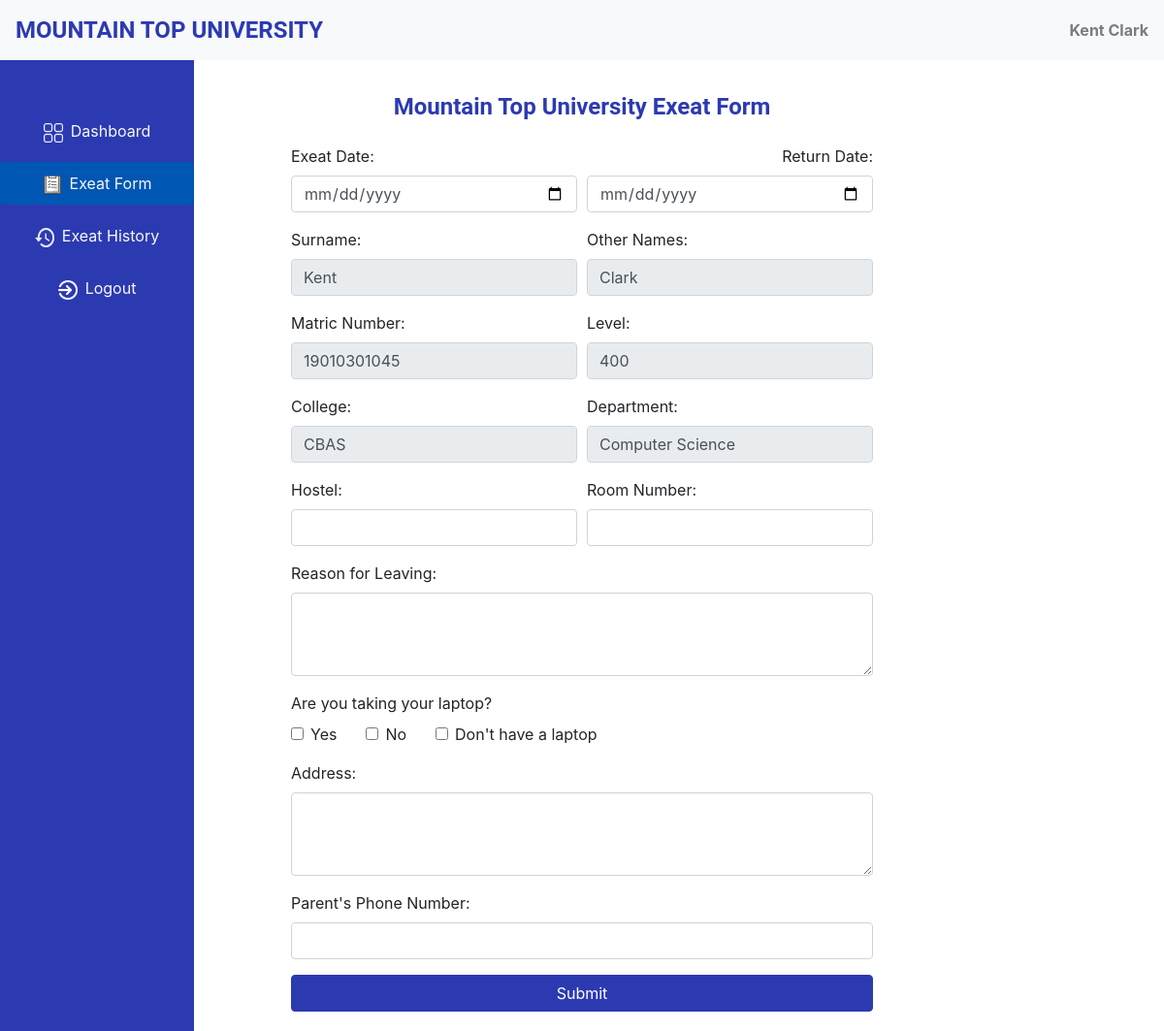
The app's page /exeat-form (signed in) with its own data.
### website/models.py (models this page shows)
class User(db.Model, UserMixin):
    id = db.Column(db.Integer, primary_key=True)
    email = db.Column(db.String(150), unique=True)
    surname = db.Column(db.String(150))
    otherNames = db.Column(db.String(150))
    matricNumber = db.Column(db.String(11), unique=True)
    password = db.Column(db.String(150))
    department = db.Column(db.String(150))
    college = db.Column(db.String(150))
    level = db.Column(db.Integer)
    exeat = db.Relationship('Exeat')

### website/views.py (the view, shortened to what this page needs)
@views.route('/exeat-form', methods=['GET', 'POST'])
@login_required
def exeat_form():
    return render_template('exeat.html', user=current_user)

### website/__init__.py (called while the page is built)
def create_app():
    app = Flask(__name__)
    app.config['SECRET_KEY'] = 'PWRBMB'
    app.config['SQLALCHEMY_DATABASE_URI'] = f'sqlite:///{DB_NAME}'
    db.init_app(app)
    from .auth import auth
    from .views import views
    app.register_blueprint(views, url_prefix='/')
    app.register_blueprint(auth, url_prefix='/')
    from .models import User, Exeat
    with app.app_context():
        db.create_all()
    login_manager = LoginManager()
    login_manager.login_view = 'auth.login'
    login_manager.init_app(app)
    @login_manager.user_loader
    def load_user(id):
        return User.query.get(int(id))
    return app

### website/templates/exeat.html (shortened to what this page needs)
{% extends "base.html" %}
{% block content %}
<link href="static/css/exeat.css" rel="stylesheet">
<br>
<br>
<div class="container mt-5 exeat-container">
    <div class="row justify-content-center">
        <div class="col-lg-10 col-md-8">
            <h2 class="text-center mb-4">Mountain Top University Exeat Form</h2>
            <form class="exeat-form" method="POST">
                <div class="form-row">
                    <div class="form-group col-md-6">
                        <label for="exeatDate">Exeat Date:</label>
                        <input type="date" class="form-control" id="exeatDate" name="exeatDate">
                    </div>
                    <div class="form-group col-md-6 text-right">
                        <label for="returnDate">Return Date:</label>
                        <input type="date" class="form-control" id="returnDate" name="returnDate">
                    </div>
                </div>
                <div class="form-row">
                    <div class="form-group col-md-6">
                        <label for="surname">Surname:</label>
                        <input type="text" class="form-control" id="surname" name="surname" value="{{ user.surname }}" readonly>
                    </div>
                    <div class="form-group col-md-6">
                        <label for="otherNames">Other Names:</label>
                        <input type="text" class="form-control" id="otherNames" name="otherNames" value="{{ user.otherNames }}" readonly>
                    </div>
                </div>
                <div class="form-row">
                    <div class="form-group col-md-6">
                        <label for="matricNumber">Matric Number:</label>
                        <input type="text" class="form-control" id="matricNumber" name="matricNumber" value="{{ user.matricNumber }}" readonly>
                    </div>
                    <div class="form-group col-md-6">
                        <label for="level">Level:</label>
                        <input type="text" class="form-control" id="level" name="level" value="{{ user.level }}" readonly>
                    </div>
                </div>
                <div class="form-row">
                    <div class="form-group col-md-6">
                        <label for="college">College:</label>
                        <input type="text" class="form-control" id="college" name="college" value="{{ user.college }}" readonly>
                    </div>
                    <div class="form-group col-md-6">
                        <label for="department">Department:</label>
                        <input type="text" class="form-control" id="department" name="department" value="{{ user.department }}" readonly>
                    </div>
                </div>
                <div class="form-row">
                    <div class="form-group col-md-6">
                        <label for="hostel">Hostel:</label>
                        <input type="text" class="form-control" id="hostel" name="hostel">
                    </div>
                    <div class="form-group col-md-6">
                        <label for="roomNumber">Room Number:</label>
                        <input type="text" class="form-control" id="roomNumber" name="roomNumber">
                    </div>
                </div>
                <div class="form-group">
                    <label for="reason">Reason for Leaving:</label>
                    <textarea class="form-control" id="reason" name="reason" rows="3"></textarea>
                </div>
                <div class="form-group">
                    <label>Are you taking your laptop?</label>
                    <div class="row">
                        <div class="col-auto">
                            <div class="form-check">
                                <input type="checkbox" class="form-check-input" id="laptopYes" name="laptop" value="yes">
                                <label class="form-check-label" for="laptopYes">Yes</label>
                            </div>
                        </div>
                        <div class="col-auto">
                            <div class="form-check">
                                <input type="checkbox" class="form-check-input" id="laptopNo" name="laptop" value="no">
                                <label class="form-check-label" for="laptopNo">No</label>
                            </div>
                        </div>
                        <div class="col-auto">
                            <div class="form-check">
                                <input type="checkbox" class="form-check-input" id="noLaptop" name="laptop" value="dont_have">
                                <label class="form-check-label" for="noLaptop">Don't have a laptop</label>
                            </div>
                        </div>
                    </div>
                </div>
                <div class="form-group">
                    <label for="address">Address:</label>
                    <textarea class="form-control" id="address" name="address" rows="3"></textarea>
                </div>
                <div class="form-group">
                    <label for="parentsNumber">Parent's Phone Number:</label>
                    <input type="text" class="form-control" id="parentsNumber" name="parentsNumber">
                </div>
                <button type="submit" class="btn btn-primary btn-block btn-custom">Submit</button>
            </form>
        </div>
    </div>
</div>
{% endblock %}

### website/templates/base.html (shortened to what this page needs)
<!DOCTYPE html>
<html lang="en">
<head>
  <link href="https://stackpath.bootstrapcdn.com/bootstrap/4.5.2/css/bootstrap.min.css" rel="stylesheet">
  <link rel="stylesheet" href="https://cdnjs.cloudflare.com/ajax/libs/font-awesome/5.15.3/css/all.min.css">
</head>
<body>
<nav class="navbar navbar-expand-lg navbar-light bg-light fixed-top">
  <a class="navbar-brand custom-text" href="#">MOUNTAIN TOP UNIVERSITY</a>
  <span class="navbar-text ml-auto">
    {{ user.surname }} {{ user.otherNames }}
  </span>
</nav>
<main>
<div class="sidebar">
  <br><br>
  <ul class="nav flex-column">
    <li class="nav-item">
      <a class="nav-link text-light" href="/"><img src="static/img/dashboard.png" alt="Dashboard Icon" class="icon">Dashboard</a>
    </li>
    <li class="nav-item">
      <a class="nav-link text-light" href="/exeat-form"><img src="static/img/form.png" alt="Form Icon" class="icon">Exeat Form</a>
    </li>
    <li class="nav-item">
      <a class="nav-link text-light" href="/exeat-history"><img src="static/img/history.png" alt="History Icon" class="icon">Exeat History</a>
    </li>
    <li class="nav-item">
      <a class="nav-link text-light" href="/logout"><img src="static/img/logout.png" alt="Logout Icon" class="icon">Logout</a>
    </li>
  </ul>
</div>
{% block content %}{% endblock %}
</main>
</body>
</html>

### website/static/css/exeat.css (style rules this page uses)
.btn-custom { background-color: #2C3AB1; border-color: #2C3AB1; }
.custom-text { color: #2C3AB1 !important; font-weight: bold; font-family: Roboto; font-size: 24px; }
h1, h2 { color: #2C3AB1; font-weight: bolder; font-family: Roboto; font-size: 24px }
.exeat-form { max-width: 600px; margin: 0 auto; }

### website/templates/base.html (style rules this page uses)
.sidebar { height: 100%; width: 250px; position: fixed; top: 0; left: 0; background-color: #2C3AB1; padding-top: 60px; }
.custom-text { color: #2C3AB1 !important; font-weight: bold; }
body { display: flex; flex-direction: column; min-height: 100vh; margin: 0; }
.sidebar { width: 200px; }
.sidebar .nav-link { display: block; padding: 10px 20px; margin: 5px 0; background-color: #2C3AB1; color: white; text-align: center; text-decoration: none; border-radius: 4px; transition: background-color 0.3s ease, transform 0.3s ease; }
.sidebar .nav-link.active { background-color: #0056b3; }
.icon { width: 20px; height: 20px; margin-right: 8px; vertical-align: middle; }
.navbar-brand { display: flex; align-items: center; }
.navbar-text { font-weight: bold; }

### website/templates/exeat.html (style rules this page uses)
.exeat-form { max-width: 600px; margin: 20px auto; }

### records on screen
User: surname "Kent", otherNames "Clark", matricNumber "19010301045", level "400", college "CBAS", department "Computer Science"
